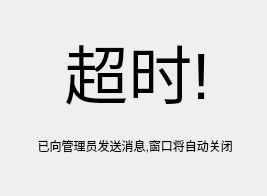
<?xml version="1.0" encoding="UTF-8"?>
<ui version="4.0">
 <class>TimeRunOutWindow</class>
 <widget class="QWidget" name="TimeRunOutWindow">
  <property name="geometry">
   <rect>
    <x>0</x>
    <y>0</y>
    <width>267</width>
    <height>196</height>
   </rect>
  </property>
  <property name="windowTitle">
   <string>Form</string>
  </property>
  <layout class="QGridLayout" name="gridLayout">
   <item row="0" column="0">
    <layout class="QVBoxLayout" name="verticalLayout">
     <item>
      <widget class="QLabel" name="label">
       <property name="minimumSize">
        <size>
         <width>0</width>
         <height>120</height>
        </size>
       </property>
       <property name="font">
        <font>
         <pointsize>48</pointsize>
        </font>
       </property>
       <property name="text">
        <string>   超时!</string>
       </property>
      </widget>
     </item>
     <item>
      <widget class="QLabel" name="label_2">
       <property name="text">
        <string>        已向管理员发送消息,窗口将自动关闭</string>
       </property>
      </widget>
     </item>
     <item>
      <spacer name="verticalSpacer">
       <property name="orientation">
        <enum>Qt::Orientation::Vertical</enum>
       </property>
       <property name="sizeHint" stdset="0">
        <size>
         <width>20</width>
         <height>105</height>
        </size>
       </property>
      </spacer>
     </item>
     <item>
      <layout class="QHBoxLayout" name="horizontalLayout">
       <item>
        <spacer name="horizontalSpacer">
         <property name="orientation">
          <enum>Qt::Orientation::Horizontal</enum>
         </property>
         <property name="sizeHint" stdset="0">
          <size>
           <width>40</width>
           <height>20</height>
          </size>
         </property>
        </spacer>
       </item>
       <item>
        <spacer name="horizontalSpacer_2">
         <property name="orientation">
          <enum>Qt::Orientation::Horizontal</enum>
         </property>
         <property name="sizeHint" stdset="0">
          <size>
           <width>40</width>
           <height>20</height>
          </size>
         </property>
        </spacer>
       </item>
      </layout>
     </item>
    </layout>
   </item>
  </layout>
 </widget>
 <resources/>
 <connections/>
</ui>
